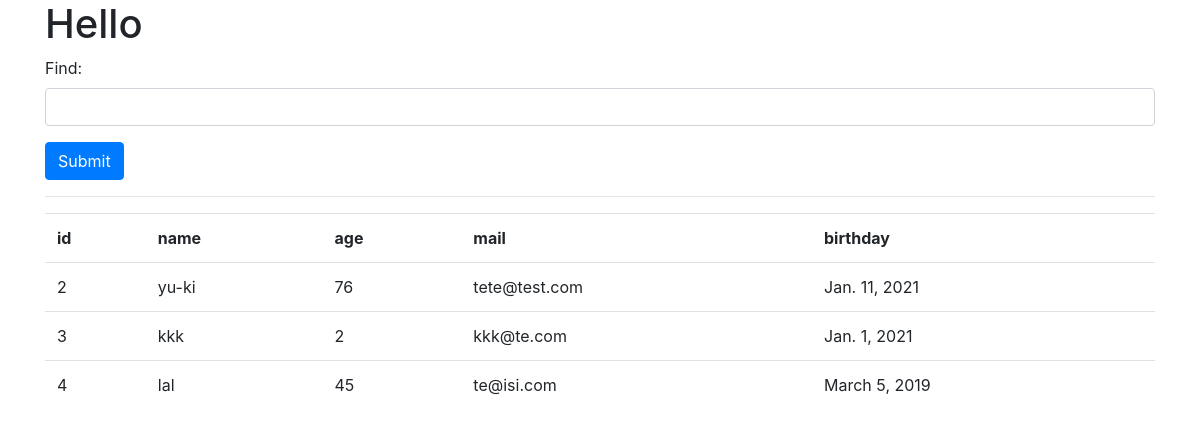
Before: /hello/find with the older database file.
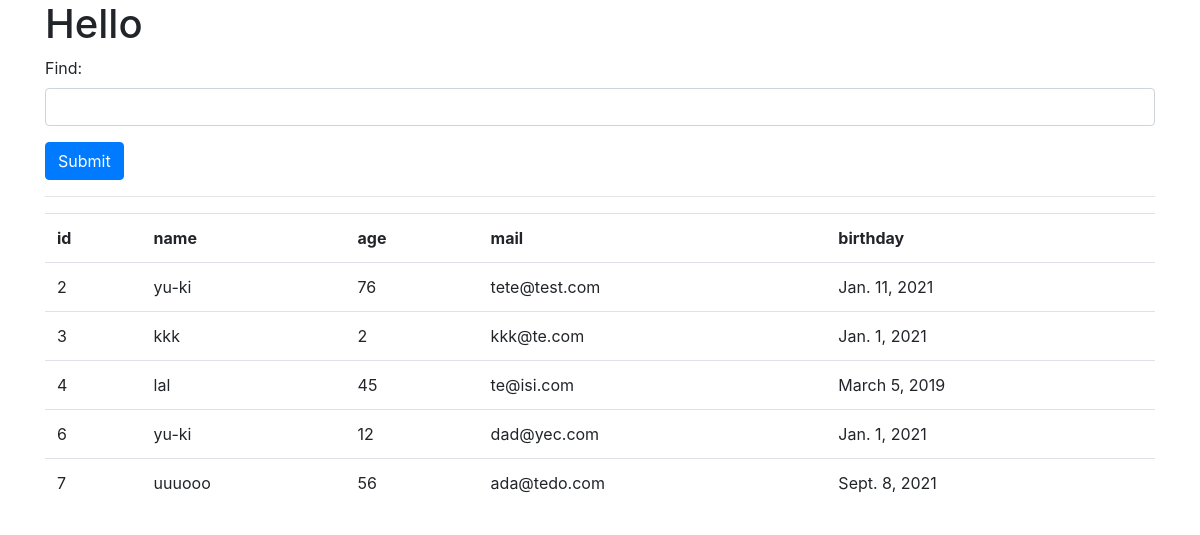
After: the same page with the newer database file.
### hello/models.py (models this page shows, shortened)
class Friend(models.Model):
  name = models.CharField(max_length=100)
  mail = models.EmailField(max_length=200)
  gender = models.BooleanField()
  age = models.IntegerField(validators=[MinValueValidator(0), MaxValueValidator(150)])
  birthday = models.DateField()

### hello/views.py (the view)
# urls.py: path('find', views.find, name='find'),
def find(request):
  if(request.method=='POST'):
    msg = request.POST['find']
    form = FindForm(request.POST)
    sql = 'select * from hello_friend'
    if(msg != ''):
      sql += ' where ' + msg
    data = Friend.objects.raw(sql)
    msg = sql
  else:
    msg = 'search words...'
    form = FindForm()
    data = Friend.objects.all()
  params = {
    'title': 'Hello',
    'message': msg,
    'form': form,
    'data': data,
  }
  return render(request, 'hello/find.html', params)

### hello/forms.py
class FindForm(forms.Form):
  find = forms.CharField(label='Find', required=False, widget=forms.TextInput(attrs={'class': 'form-control'}))

### hello/templates/hello/find.html (shortened to what this page needs)
{% load static %}
<!DOCTYPE html>
<html lang="ja">
<head>
  <link rel="stylesheet" href="https://stackpath.bootstrapcdn.com/bootstrap/4.4.1/css/bootstrap.min.css">
</head>
<body class="container">
  <h1>{{title}}</h1>
  <form action="{% url 'find' %}" method="post">
    {{form.as_p}}
    <tr>
      <td><input type="submit" class="btn btn-primary"></td>
    </tr>
  </form>
  <hr>
  <table class="table">
    <tr>
      <th>id</th>
      <th>name</th>
      <th>age</th>
      <th>mail</th>
      <th>birthday</th>
    </tr>
    {% for item in data %}
    <tr>
      <td>{{item.id}}</td>
      <td>{{item.name}}</td>
      <td>{{item.age}}</td>
      <td>{{item.mail}}</td>
      <td>{{item.birthday}}</td>
    </tr>
    {% endfor %}
  </table>
</body>
</html>

Changed rows visible on the page:
added Friend: id "6", name "yu-ki", age "12", mail "dad@yec.com", birthday "Jan. 1, 2021"
added Friend: id "7", name "uuuooo", age "56", mail "ada@tedo.com", birthday "Sept. 8, 2021"
